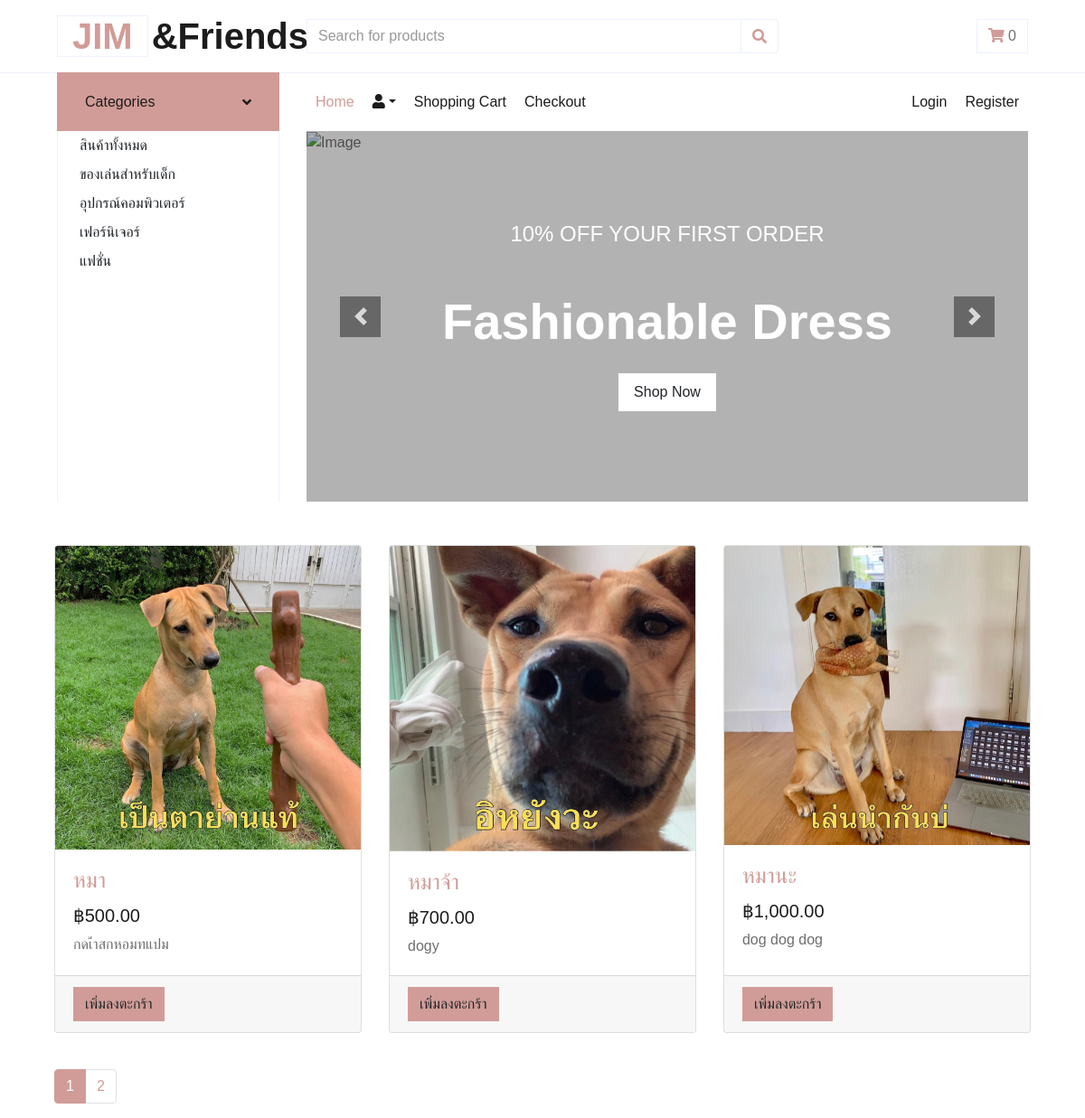
The page / on the database its author committed.
### store/models.py (models this page shows, shortened)
class Category(models.Model):
    name=models.CharField(max_length=250,unique=True)
    slug=models.SlugField(max_length=250,unique=True)
    class Meta :
        ordering=('name',)
        verbose_name='หมวดหมู่สินค้า'
        verbose_name_plural="ข้อมูลประเภทสินค้า"
    def get_url(self):
        return reverse('product_by_category', args=[self.slug])

class Product(models.Model):
    name=models.CharField(max_length=250,unique=True)
    slug=models.SlugField(max_length=250,unique=True)
    description=models.TextField(blank=True)
    price=models.DecimalField(max_digits=12,decimal_places=2)
    category=models.ForeignKey(Category,on_delete=models.CASCADE)
    image=models.ImageField(upload_to="product",blank=True)
    stock=models.IntegerField()
    available=models.BooleanField(default=True)
    created=models.DateTimeField(auto_now_add=True)
    updated=models.DateTimeField(auto_now=True)
    class Meta :
        ordering=('name',)
        verbose_name='สินค้า'
        verbose_name_plural="ข้อมูลสินค้า"
    def get_url(self):
        return reverse('productDetail', args=[self.category.slug,self.slug])

### store/views.py (the view)
# urls.py: path('',views.index,name="Home"),
def index(request,category_slug=None):
    products=None
    category_page=None
    if category_slug!=None:
        category_page=get_object_or_404(Category,slug=category_slug)
        products=Product.objects.all().filter(category=category_page,available=True)
    else :
        products=Product.objects.all().filter(available=True)
    paginator=Paginator(products,3)
    try:
        page=int(request.GET.get('page','1'))
    except:
        page=1
    try:
        productperPage=paginator.page(page)
    except (EmptyPage,InvalidPage):
        productperPage=paginator.page(paginator.num_pages)
    return render(request,'index.html',{'products':productperPage,'category':category_page})

### store/context_processors.py (called while the page is built)
def menu_links(request):
    links=Category.objects.all()
    return dict(links=links)

def counter(request):
    item_count=0
    if 'admin' in request.path:
        return {}
    else:
        try:
            cart=Cart.objects.filter(cart_id=_cart_id(request))
            cart_Item=CartItem.objects.all().filter(cart=cart[:1])
            for item in cart_Item:
                item_count+=item.quantity
        except Cart.DoesNotExist:
            item_count=0
    return dict(item_count=item_count)

### store/views.py (called while the page is built)
def _cart_id(request):
    cart=request.session.session_key
    if not cart:
        cart=request.session.create()
    return cart

### store/templates/index.html
{% extends 'layouts.html' %}
{% load static %}
{% load humanize %}
{% block content%}
<div class="container">
  <div class="row my-3">
  {% for product in products %}
  <div class="col-lg-4 col-md-6 mb-4">
      <div class="card h-100">
        <a href="{{product.get_url}}"><img class="card-img-top" src="{{product.image.url}}" alt=""></a>
        <div class="card-body">
          <h4 class="card-title">
            <a href="{{product.get_url}}">{{product.name}}</a>
          </h4>
          <h5>฿{{product.price|intcomma}}</h5>
          <p class="card-text">{{product.description | slice:":150"}}</p>
        </div>
        <div class="card-footer">
          {% if product.stock <= 0 %}
                  <h5 class="text-danger">สินค้าหมด</h5>
          {% else %}
              <a href="{%url 'addCart' product.id %}" class="btn btn-primary">เพิ่มลงตะกร้า</a>
          {% endif %}
        </div>
      </div>
    </div>
  {% endfor %}
  </div>
  <nav aria-label="pagination">
    {% if products.paginator.num_pages > 1 %}
    <ul class="pagination">
          {% for page_number in products.paginator.page_range %}
            <li class="page-item
            {% if products.number == page_number %}
                  active
            {% endif %}
            "><a class="page-link" href="?page={{ page_number }}">{{ page_number }}</a></li>
          {% endfor %}
    </ul>
    {% endif %}
  </nav>
</div>
{% endblock %}

### store/templates/layouts.html (shortened to what this page needs)
{% load static %}
<!DOCTYPE html>
<html lang="en">
<head>
    <link rel="stylesheet" href="https://stackpath.bootstrapcdn.com/bootstrap/4.4.1/css/bootstrap.min.css">
    <link rel="stylesheet" href="https://use.fontawesome.com/releases/v5.8.1/css/all.css">
    <div class="container-fluid">
      <div class="row align-items-center py-3 px-xl-5">
        <div class="col-lg-3 d-none d-lg-block">
            <a href="" class="text-decoration-none">
                <h1 class="m-0 display-5 font-weight-semi-bold"><span class="text-primary font-weight-bold border px-3 mr-1">JIM</span>&Friends</h1>
            </a>
        </div>
        <div class="col-lg-6 col-6 text-left">
            <form action="{%url 'search'%}", method="GET">
                <div class="input-group">
                    <input type="text" name="title" class="form-control" placeholder="Search for products">
                    <div class="input-group-append">
                        <button class="input-group-text bg-transparent text-primary">
                            <i class="fa fa-search"></i>
                        </button>
                    </div>
                </div>
            </form>
        </div>
        <div class="col-lg-3 col-6 text-right">
            <a href="{%url 'cartdetail'%}" class="btn border">
                <i class="fas fa-shopping-cart text-primary"></i>
                {% if item_count > 0%}
                  {{item_count}}
                {% else %}
                  0
                {% endif %}
            </a>
        </div>
    </div>
  </div>
    <div class="container-fluid mb-5">
      <div class="row border-top px-xl-5">
          <div class="col-lg-3 d-none d-lg-block">
              <a class="btn shadow-none d-flex align-items-center justify-content-between bg-primary text-white w-100" data-toggle="collapse" href="#navbar-vertical" style="height: 65px; margin-top: -1px; padding: 0 30px;">
                  <h6 class="m-0">Categories</h6>
                  <i class="fa fa-angle-down text-dark"></i>
              </a>
              <nav class="collapse show navbar navbar-vertical navbar-light align-items-start p-0 border border-top-0 border-bottom-0" id="navbar-vertical">
                  <div class="navbar-nav w-100 overflow-hidden" style="height: 410px">
                      <div class="nav-item dropdown">
                        <a class="dropdown-item" href="{%url 'Home'%}">สินค้าทั้งหมด</a>
                        {% for category in links%}
                        <a class="dropdown-item" href="{{category.get_url}}">{{category.name}}</a>
                        {% endfor%}
                      </div>
                  </div>
              </nav>
          </div>
          <div class="col-lg-9">
              <nav class="navbar navbar-expand-lg bg-light navbar-light py-3 py-lg-0 px-0">
                  <div class="collapse navbar-collapse justify-content-between" id="navbarCollapse">
                      <div class="navbar-nav mr-auto py-0">
                          <a href="{% url 'Home'%}" class="nav-item nav-link active">Home</a>
                          <div class="nav-item dropdown">
                            <a  class="nav-item nav-link dropdown-toggle" data-toggle="dropdown" aria-expanded="false">{{request.user.username}} <i class="fas fa-user circle"></i></a>
                        </div>
                          <a href="{%url 'cartdetail'%}" class="nav-item nav-link">Shopping Cart</a>
                          <a href="{% url 'checkout'%}" class="nav-item nav-link">Checkout</a>
                      </div>
                      <div class="navbar-nav ml-auto py-0">
                        {% if request.user.is_authenticated and request.user.first_name %}
                        <a href="{% url 'signOut'%}" class="nav-item nav-link">Logout</a>
                        {% else%}
                        <a href="{% url 'signIn'%}" class="nav-item nav-link">Login</a>
                        <a href="{% url 'signUp'%}" class="nav-item nav-link">Register</a>
                        {%endif%}
                      </div>
                  </div>
              </nav>
              <div id="header-carousel" class="carousel slide" data-ride="carousel">
                <div class="carousel-inner">
                    <div class="carousel-item active" style="height: 410px;">
                        <img class="img-fluid" src="https://ภาพวิว.com/wp-content/uploads/2020/02/JANM-3.jpg" alt="Image">
                        <div class="carousel-caption d-flex flex-column align-items-center justify-content-center">
                            <div class="p-3" style="max-width: 700px;">
                                <h4 class="text-light text-uppercase font-weight-medium mb-3">10% Off Your First Order</h4>
                                <h3 class="display-4 text-white font-weight-semi-bold mb-4">Fashionable Dress</h3>
                                <a href="" class="btn btn-light py-2 px-3">Shop Now</a>
                            </div>
                        </div>
                    </div>
                </div>
                <a class="carousel-control-prev" href="#header-carousel" data-slide="prev">
                    <div class="btn btn-dark" style="width: 45px; height: 45px;">
                        <span class="carousel-control-prev-icon mb-n2"></span>
                    </div>
                </a>
                <a class="carousel-control-next" href="#header-carousel" data-slide="next">
                    <div class="btn btn-dark" style="width: 45px; height: 45px;">
                        <span class="carousel-control-next-icon mb-n2"></span>
                    </div>
                </a>
            </div>
          </div>
      </div>
    </div>
</head>
<body>
     <div class="container">
        {% block content%}
        {% endblock%}
     </div>
</body>
</html>

### rows shown on the page
Category: name "ของเล่นสำหรับเด็ก"
Category: name "อุปกรณ์คอมพิวเตอร์"
Category: name "เฟอร์นิเจอร์"
Category: name "แฟชั่น"
Product: image (picture), name "หมา", price "500.00", description "กดเ้่าสกหอมทแปม", stock "เพิ่มลงตะกร้า"
Product: image (picture), name "หมาจ้า", price "700.00", description "dogy", stock "เพิ่มลงตะกร้า"
Product: image (picture), name "หมานะ", price "1,000.00", description "dog dog dog", stock "เพิ่มลงตะกร้า"

### other values the page prints
{{ page_number }} "1" "2"
